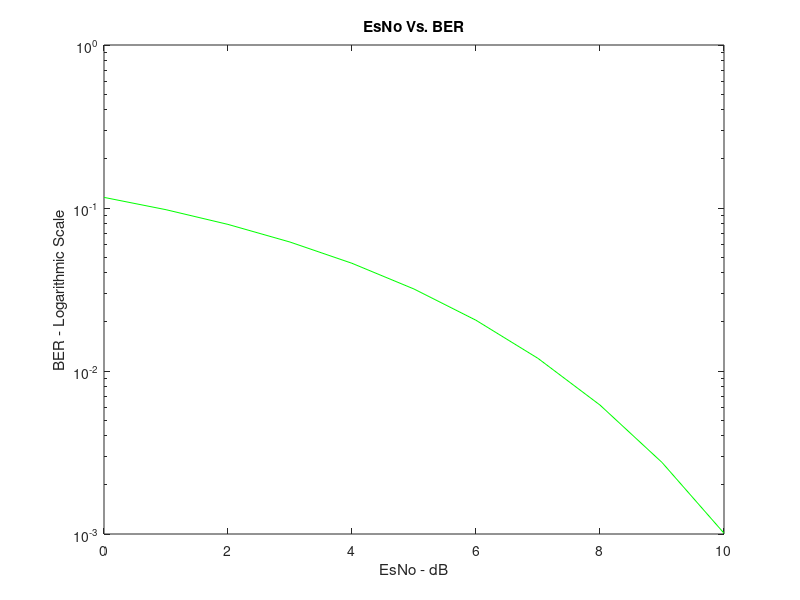

Write MATLAB code to recreate this figure.
% Name : Hashan Roshantha Mendis (10030637)
% Date Updated : 24/01/07
% GMSK+BPSK+8PSK - Modulation/Demodulation with AWGN
% [Theoretical BER]
% -------------------------------------------------------------------------
% -------------------------------------------------------------------------

EbN0 = 0:1:10; %EbN0 values in dB, ranging from 0dB to 12 dB
% convert EbN0 from dB to Linear and obtain sqaure root
gamma = 0.895; % approximate value for GMSK,BT=0.3
EbN0_lin = 10.^(EbN0./10);
x_GMSK = sqrt(2.*gamma.*EbN0_lin); 
x_BPSK = sqrt(EbN0_lin);
x_8PSK = (sqrt(6.*(EbN0_lin)).*sin(pi/8)); 
% BER definition for GMSK,BPSK and 8PSK using built in erfc function in matlab
BER_GMSK = 0.5*erfc(x_GMSK/sqrt(2));
BER_BPSK = 0.5*erfc(x_BPSK);
BER_8PSK = (1/3)*erfc(x_8PSK/sqrt(2));  %symbol error prob.

% when plotting use logarithmic scale for Y-axis
%semilogy(EbN0, BER_GMSK,'r');grid on;hold on;
%semilogy(EbN0, BER_BPSK);
semilogy(EbN0, BER_8PSK,'g');

xlabel('EsNo - dB');
ylabel('BER - Logarithmic Scale');
title('EsNo Vs. BER');
